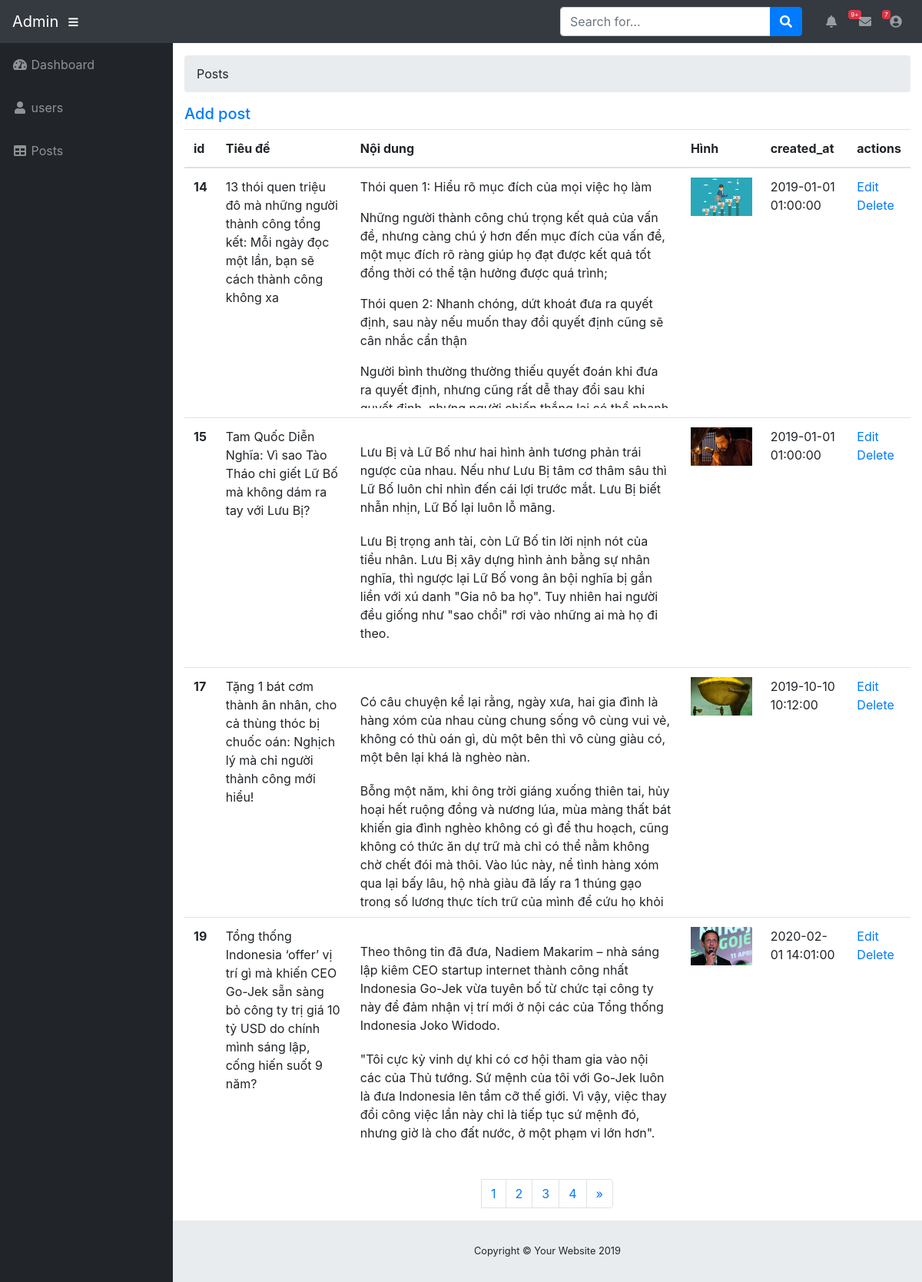
The page /admin/index.php?controller=posts&action=index (signed in) on the database its author committed.
### tables this page shows
CREATE TABLE `posts` (
  `id_post` int(11) NOT NULL AUTO_INCREMENT,
  `tieude` varchar(255) DEFAULT NULL,
  `noidung` longtext NOT NULL,
  `hinh` varchar(255) NOT NULL,
  `created_at` datetime DEFAULT CURRENT_TIMESTAMP,
  PRIMARY KEY (`id_post`)
);

### admin/app/controllers/postController.php (called while the page is built, shortened)
<?php
class postController{
    public function index(){
        $model = new postModel();
        $result = $model->getAll();
        $total_records = $result->num_rows;
        $current_page = isset($_GET['page']) ? $_GET['page'] : 1;
        $limit = 4;
        $total_page = ceil($total_records / $limit);
        $start = ($current_page - 1) * $limit;
        $result = $model->getAll($start,$limit);
        include_once "app/views/posts/index.php";
    }
}

### admin/app/models/Database.php (called while the page is built, shortened)
<?php
class database {
    public $connection;
    public function __construct()
    {
        if (!$this->connection) {
            $this->connection = mysqli_connect(self::DATABASE_SERVER, self::DATABASE_USER,
                self::DATABASE_PASSWORD, self::DATABASE_NAME);
        }
    }
}

### admin/app/models/postModel.php (called while the page is built, shortened)
<?php
class postModel extends database
{
    function getAll($start = -1, $limit = -1){
        $sql = "SELECT * FROM posts ";
        if($start>-1 && $limit>1){
            $sql.=" LIMIT $start,$limit";
        }
        $result = mysqli_query($this->connection, $sql);
        return $result;
    }
}

### admin/app/views/posts/index.php (the view, shortened to what this page needs)
<?php
include_once "app/views/partial/header.php";
?>
    <div id="wrapper">
        <?php
        include_once "app/views/partial/slidebar.php";
        ?>
        <div id="content-wrapper">
            <div class="container-fluid">
                <ol class="breadcrumb">
                    <li class="breadcrumb-item">
                        <a>Posts</a>
                    </li>
                </ol>
                <div class="row">
                    <div class="col-md-12">
                        <h5><a href="index.php?controller=posts&action=create">Add post</a></h5>
                        <table class="table">
                            <thead>
                            <tr>
                                <th scope="col">id</th>
                                <th scope="col">Tiêu đề</th>
                                <th scope="col">Nội dung</th>
                                <th scope="col">Hình</th>
                                <th scope="col">created_at</th>
                                <th scope="col">
                                    actions
                                </th>
                            </tr>
                            </thead>
                            <tbody>
                            <?php
                            if (mysqli_num_rows($result) > 0) {
                                while ($row = mysqli_fetch_assoc($result)) {
                                    ?>
                                    <tr>
                                        <th scope="col"><?= $row['id_post'] ?></th>
                                        <td><?= $row['tieude'] ?></td>
                                        <td>
                                            <div style=" height: 300px;overflow-x: scroll;">
                                                <?= $row['noidung'] ?>
                                            </div>
                                        </td>
                                        <td><img src="../assets/images/<?= $row['hinh'] ?>" width="100%"/></td>
                                        <td><?= $row['created_at'] ?></td>
                                        <td>
                                            <div>
                                                <a class=""
                                                   href="index.php?controller=posts&action=edit&id_post=<?= $row['id_post'] ?>">Edit</a>
                                            </div>
                                            <div>
                                                <a class=""
                                                   href="index.php?controller=posts&action=delete&id_post=<?= $row['id_post'] ?>"
                                                   onclick='return xacnhan();'>Delete</a>
                                            </div>
                                        </td>
                                    </tr>
                                    <?php
                                }
                            } else {
                                echo "<br> Không có bản ghi nào trong CSDL";
                            }
                            ?>
                            </tbody>
                        </table>
                    </div>
                    <div class="" style="margin: 0 auto; text-align: center;">
                        <nav aria-label="Page navigation example">
                            <ul class="pagination">
                                <?php
                                for ($i = 1; $i <= $total_page; $i++) {
                                    if ($i == $current_page) { ?>
                                        <li class="page-item"><a class="page-link"
                                                                 href="index.php?controller=posts&action=index&page=<?= $i ?>"><?= $i ?></a>
                                        </li>
                                        <?php
                                    } else { ?>
                                        <li class="page-item"><a class="page-link"
                                                                 href="index.php?controller=posts&action=index&page=<?= $i ?>"><?= $i ?></a>
                                        </li>
                                        <?php
                                    }
                                } ?>
                                <li class="page-item">
                                    <?php
                                    if ($current_page < $total_page && $total_page > 1) {
                                        ?>
                                        <a class="page-link"
                                           href="index.php?controller=posts&action=index&page=<?= ($current_page + 1) ?>"
                                           aria-label="Next">
                                            <span aria-hidden="true">&raquo;</span>
                                        </a>
                                        <?php
                                    }
                                    ?>
                                </li>
                            </ul>
                        </nav>
                    </div>
                </div>
            </div>
            <footer class="sticky-footer">
                <div class="container my-auto">
                    <div class="copyright text-center my-auto">
                        <span>Copyright © Your Website 2019</span>
                    </div>
                </div>
            </footer>
        </div>
    </div>
<?php
include_once "app/views/partial/footer.php";
?>

### rows shown on the page
posts: id_post "14", tieude "13 thói quen triệu đô mà những người thành công tổng kết: Mỗi ngày đọc một lần, bạn sẽ cách thành công không xa", noidung "Thói quen 1: Hiểu rõ mục đích của mọi việc họ làm Những người thành công chú trọng kết quả của vấn đề, nhưng càng chú ý hơn đến mục đích của vấn đề, một mục đích rõ ràng giúp họ đạt được kết quả tốt đồng thời có thể tận hưởng được quá trình; Thói quen 2: Nhanh chóng, dứt khoát đưa ra quyết định, sau này nếu muốn thay đổi quyết định cũng sẽ cân nhắc cẩn thận Người bình thường thường thiếu quyết đoán khi đưa ra quyết định, nhưng cũng rất dễ thay đổi sau khi…", hinh (picture), created_at "2019-01-01 01:00:00"
posts: id_post "15", tieude "Tam Quốc Diễn Nghĩa: Vì sao Tào Tháo chỉ giết Lữ Bố mà không dám ra tay với Lưu Bị?", noidung "Lưu Bị và Lữ Bố như hai hình ảnh tương phản trái ngược của nhau. Nếu như Lưu Bị tâm cơ thâm sâu thì Lữ Bố luôn chỉ nhìn đến cái lợi trước mắt. Lưu Bị biết nhẫn nhịn, Lữ Bố lại luôn lỗ mãng. Lưu Bị trọng anh tài, còn Lữ Bố tin lời nịnh nót của tiểu nhân. Lưu Bị xây dựng hình ảnh bằng sự nhân nghĩa, thì ngược lại Lữ Bố vong ân bội nghĩa bị gắn liền với xú danh \"Gia nô ba họ\". Tuy nhiên hai người đều giống như \"sao chổi\" rơi vào những ai mà họ đi theo.", hinh (picture), created_at "2019-01-01 01:00:00"
posts: id_post "17", tieude "Tặng 1 bát cơm thành ân nhân, cho cả thùng thóc bị chuốc oán: Nghịch lý mà chỉ người thành công mới hiểu!", noidung "Có câu chuyện kể lại rằng, ngày xưa, hai gia đình là hàng xóm của nhau cùng chung sống vô cùng vui vẻ, không có thù oán gì, dù một bên thì vô cùng giàu có, một bên lại khá là nghèo nàn. Bỗng một năm, khi ông trời giáng xuống thiên tai, hủy hoại hết ruộng đồng và nương lúa, mùa màng thất bát khiến gia đình nghèo không có gì để thu hoạch, cũng không có thức ăn dự trữ mà chỉ có thể nằm không chờ chết đói mà thôi. Vào lúc này, nể tình hàng xóm qua lại bấy lâu, hộ nhà giàu đã lấy ra 1 thúng gạo trong số lương thực tích trữ của mình để cứu họ khỏi…", hinh (picture), created_at "2019-10-10 10:12:00"
posts: id_post "19", tieude "Tổng thống Indonesia ‘offer’ vị trí gì mà khiến CEO Go-Jek sẵn sàng bỏ công ty trị giá 10 tỷ USD do chính mình sáng lập, cống hiến suốt 9 năm?", noidung "Theo thông tin đã đưa, Nadiem Makarim – nhà sáng lập kiêm CEO startup internet thành công nhất Indonesia Go-Jek vừa tuyên bố từ chức tại công ty này để đảm nhận vị trí mới ở nội các của Tổng thống Indonesia Joko Widodo. \"Tôi cực kỳ vinh dự khi có cơ hội tham gia vào nội các của Thủ tướng. Sứ mệnh của tôi với Go-Jek luôn là đưa Indonesia lên tầm cỡ thế giới. Vì vậy, việc thay đổi công việc lần này chỉ là tiếp tục sứ mệnh đó, nhưng giờ là cho đất nước, ở một phạm vi lớn hơn\".", hinh (picture), created_at "2020-02-01 14:01:00"
